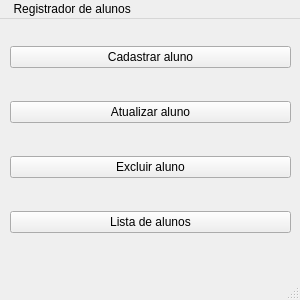
<?xml version="1.0" encoding="UTF-8"?>
<ui version="4.0">
 <class>MainWindow</class>
 <widget class="QMainWindow" name="MainWindow">
  <property name="enabled">
   <bool>true</bool>
  </property>
  <property name="geometry">
   <rect>
    <x>0</x>
    <y>0</y>
    <width>300</width>
    <height>300</height>
   </rect>
  </property>
  <property name="sizePolicy">
   <sizepolicy hsizetype="Fixed" vsizetype="Fixed">
    <horstretch>0</horstretch>
    <verstretch>0</verstretch>
   </sizepolicy>
  </property>
  <property name="minimumSize">
   <size>
    <width>300</width>
    <height>300</height>
   </size>
  </property>
  <property name="maximumSize">
   <size>
    <width>300</width>
    <height>300</height>
   </size>
  </property>
  <property name="windowTitle">
   <string>MainWindow</string>
  </property>
  <widget class="QWidget" name="centralwidget">
   <widget class="QWidget" name="gridLayoutWidget">
    <property name="geometry">
     <rect>
      <x>10</x>
      <y>0</y>
      <width>281</width>
      <height>241</height>
     </rect>
    </property>
    <layout class="QGridLayout" name="gridLayout_3">
     <item row="0" column="0">
      <widget class="QPushButton" name="registerButton">
       <property name="autoFillBackground">
        <bool>false</bool>
       </property>
       <property name="text">
        <string>Cadastrar aluno</string>
       </property>
      </widget>
     </item>
     <item row="3" column="0">
      <widget class="QPushButton" name="listButton">
       <property name="text">
        <string>Lista de alunos</string>
       </property>
      </widget>
     </item>
     <item row="1" column="0">
      <widget class="QPushButton" name="updateButton">
       <property name="text">
        <string>Atualizar aluno</string>
       </property>
      </widget>
     </item>
     <item row="2" column="0">
      <widget class="QPushButton" name="deleteButton">
       <property name="text">
        <string>Excluir aluno</string>
       </property>
      </widget>
     </item>
    </layout>
   </widget>
  </widget>
  <widget class="QMenuBar" name="menubar">
   <property name="geometry">
    <rect>
     <x>0</x>
     <y>0</y>
     <width>300</width>
     <height>33</height>
    </rect>
   </property>
   <widget class="QMenu" name="menu_Registrador_de_alunos">
    <property name="title">
     <string> Registrador de alunos</string>
    </property>
   </widget>
   <addaction name="menu_Registrador_de_alunos"/>
  </widget>
  <widget class="QStatusBar" name="statusbar"/>
 </widget>
 <resources/>
 <connections/>
</ui>
